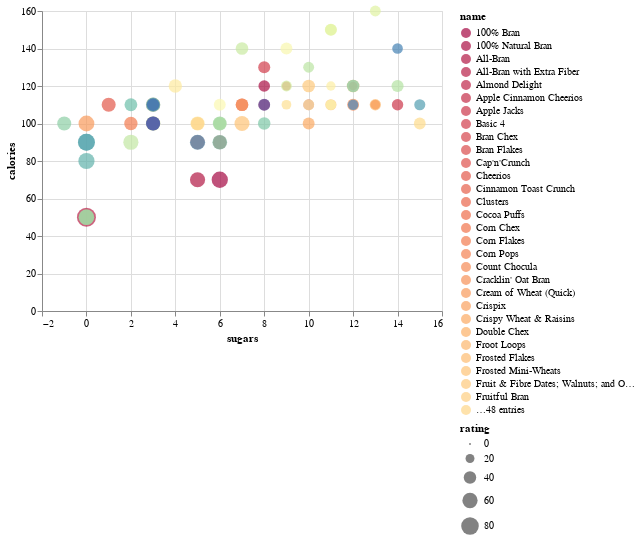

The cell this chart's notebook holds for it:
### Code cell
alt.Chart(data).mark_circle().encode(
    x = "sugars",
    y = "calories",
    color=alt.Color('name', scale=alt.Scale(scheme='spectral')),
    size="rating",
    tooltip=["name", "calories"]
)

### Figure 1 — Vega-Lite specification as saved in the notebook (floating-point values rounded to 4 significant figures)
{"config": {"view": {"continuousWidth": 400, "continuousHeight": 300}}, "data": {"name": "data-196e6fc0a9df09b355860ba5d36a663a"}, "mark": "circle", "encoding": {"color": {"type": "nominal", "field": "name", "scale": {"scheme": "spectral"}}, "size": {"type": "quantitative", "field": "rating"}, "tooltip": [{"type": "nominal", "field": "name"}, {"type": "quantitative", "field": "calories"}], "x": {"type": "quantitative", "field": "sugars"}, "y": {"type": "quantitative", "field": "calories"}}, "$schema": "https://vega.github.io/schema/vega-lite/v4.8.1.json", "datasets": {"data-196e6fc0a9df09b355860ba5d36a663a": [{"name": "100% Bran", "mfr": "N", "type": "C", "calories": 70, "protein": 4, "fat": 1, "sodium": 130, "fiber": 10.0, "carbo": 5.0, "sugars": 6, "potass": 280, "vitamins": 25, "shelf": 3, "weight": 1.0, "cups": 0.33, "rating": 68.4}, {"name": "100% Natural Bran", "mfr": "Q", "type": "C", "calories": 120, "protein": 3, "fat": 5, "sodium": 15, "fiber": 2.0, "carbo": 8.0, "sugars": 8, "potass": 135, "vitamins": 0, "shelf": 3, "weight": 1.0, "cups": 1.0, "rating": 33.98}, {"name": "All-Bran", "mfr": "K", "type": "C", "calories": 70, "protein": 4, "fat": 1, "sodium": 260, "fiber": 9.0, "carbo": 7.0, "sugars": 5, "potass": 320, "vitamins": 25, "shelf": 3, "weight": 1.0, "cups": 0.33, "rating": 59.43}, {"name": "All-Bran with Extra Fiber", "mfr": "K", "type": "C", "calories": 50, "protein": 4, "fat": 0, "sodium": 140, "fiber": 14.0, "carbo": 8.0, "sugars": 0, "potass": 330, "vitamins": 25, "shelf": 3, "weight": 1.0, "cups": 0.5, "rating": 93.7}, {"name": "Almond Delight", "mfr": "R", "type": "C", "calories": 110, "protein": 2, "fat": 2, "sodium": 200, "fiber": 1.0, "carbo": 14.0, "sugars": 8, "potass": -1, "vitamins": 25, "shelf": 3, "weight": 1.0, "cups": 0.75, "rating": 34.38}, {"name": "Apple Cinnamon Cheerios", "mfr": "G", "type": "C", "calories": 110, "protein": 2, "fat": 2, "sodium": 180, "fiber": 1.5, "carbo": 10.5, "sugars": 10, "potass": 70, "vitamins": 25, "shelf": 1, "weight": 1.0, "cups": 0.75, "rating": 29.51}, {"name": "Apple Jacks", "mfr": "K", "type": "C", "calories": 110, "protein": 2, "fat": 0, "sodium": 125, "fiber": 1.0, "carbo": 11.0, "sugars": 14, "potass": 30, "vitamins": 25, "shelf": 2, "weight": 1.0, "cups": 1.0, "rating": 33.17}, {"name": "Basic 4", "mfr": "G", "type": "C", "calories": 130, "protein": 3, "fat": 2, "sodium": 210, "fiber": 2.0, "carbo": 18.0, "sugars": 8, "potass": 100, "vitamins": 25, "shelf": 3, "weight": 1.33, "cups": 0.75, "rating": 37.04}, {"name": "Bran Chex", "mfr": "R", "type": "C", "calories": 90, "protein": 2, "fat": 1, "sodium": 200, "fiber": 4.0, "carbo": 15.0, "sugars": 6, "potass": 125, "vitamins": 25, "shelf": 1, "weight": 1.0, "cups": 0.67, "rating": 49.12}, {"name": "Bran Flakes", "mfr": "P", "type": "C", "calories": 90, "protein": 3, "fat": 0, "sodium": 210, "fiber": 5.0, "carbo": 13.0, "sugars": 5, "potass": 190, "vitamins": 25, "shelf": 3, "weight": 1.0, "cups": 0.67, "rating": 53.31}, {"name": "Cap'n'Crunch", "mfr": "Q", "type": "C", "calories": 120, "protein": 1, "fat": 2, "sodium": 220, "fiber": 0.0, "carbo": 12.0, "sugars": 12, "potass": 35, "vitamins": 25, "shelf": 2, "weight": 1.0, "cups": 0.75, "rating": 18.04}, {"name": "Cheerios", "mfr": "G", "type": "C", "calories": 110, "protein": 6, "fat": 2, "sodium": 290, "fiber": 2.0, "carbo": 17.0, "sugars": 1, "potass": 105, "vitamins": 25, "shelf": 1, "weight": 1.0, "cups": 1.25, "rating": 50.76}, {"name": "Cinnamon Toast Crunch", "mfr": "G", "type": "C", "calories": 120, "protein": 1, "fat": 3, "sodium": 210, "fiber": 0.0, "carbo": 13.0, "sugars": 9, "potass": 45, "vitamins": 25, "shelf": 2, "weight": 1.0, "cups": 0.75, "rating": 19.82}, {"name": "Clusters", "mfr": "G", "type": "C", "calories": 110, "protein": 3, "fat": 2, "sodium": 140, "fiber": 2.0, "carbo": 13.0, "sugars": 7, "potass": 105, "vitamins": 25, "shelf": 3, "weight": 1.0, "cups": 0.5, "rating": 40.4}, {"name": "Cocoa Puffs", "mfr": "G", "type": "C", "calories": 110, "protein": 1, "fat": 1, "sodium": 180, "fiber": 0.0, "carbo": 12.0, "sugars": 13, "potass": 55, "vitamins": 25, "shelf": 2, "weight": 1.0, "cups": 1.0, "rating": 22.74}, {"name": "Corn Chex", "mfr": "R", "type": "C", "calories": 110, "protein": 2, "fat": 0, "sodium": 280, "fiber": 0.0, "carbo": 22.0, "sugars": 3, "potass": 25, "vitamins": 25, "shelf": 1, "weight": 1.0, "cups": 1.0, "rating": 41.45}, {"name": "Corn Flakes", "mfr": "K", "type": "C", "calories": 100, "protein": 2, "fat": 0, "sodium": 290, "fiber": 1.0, "carbo": 21.0, "sugars": 2, "potass": 35, "vitamins": 25, "shelf": 1, "weight": 1.0, "cups": 1.0, "rating": 45.86}, {"name": "Corn Pops", "mfr": "K", "type": "C", "calories": 110, "protein": 1, "fat": 0, "sodium": 90, "fiber": 1.0, "carbo": 13.0, "sugars": 12, "potass": 20, "vitamins": 25, "shelf": 2, "weight": 1.0, "cups": 1.0, "rating": 35.78}, {"name": "Count Chocula", "mfr": "G", "type": "C", "calories": 110, "protein": 1, "fat": 1, "sodium": 180, "fiber": 0.0, "carbo": 12.0, "sugars": 13, "potass": 65, "vitamins": 25, "shelf": 2, "weight": 1.0, "cups": 1.0, "rating": 22.4}, {"name": "Cracklin' Oat Bran", "mfr": "K", "type": "C", "calories": 110, "protein": 3, "fat": 3, "sodium": 140, "fiber": 4.0, "carbo": 10.0, "sugars": 7, "potass": 160, "vitamins": 25, "shelf": 3, "weight": 1.0, "cups": 0.5, "rating": 40.45}, {"name": "Cream of Wheat (Quick)", "mfr": "N", "type": "H", "calories": 100, "protein": 3, "fat": 0, "sodium": 80, "fiber": 1.0, "carbo": 21.0, "sugars": 0, "potass": -1, "vitamins": 0, "shelf": 2, "weight": 1.0, "cups": 1.0, "rating": 64.53}, {"name": "Crispix", "mfr": "K", "type": "C", "calories": 110, "protein": 2, "fat": 0, "sodium": 220, "fiber": 1.0, "carbo": 21.0, "sugars": 3, "potass": 30, "vitamins": 25, "shelf": 3, "weight": 1.0, "cups": 1.0, "rating": 46.9}, {"name": "Crispy Wheat & Raisins", "mfr": "G", "type": "C", "calories": 100, "protein": 2, "fat": 1, "sodium": 140, "fiber": 2.0, "carbo": 11.0, "sugars": 10, "potass": 120, "vitamins": 25, "shelf": 3, "weight": 1.0, "cups": 0.75, "rating": 36.18}, {"name": "Double Chex", "mfr": "R", "type": "C", "calories": 100, "protein": 2, "fat": 0, "sodium": 190, "fiber": 1.0, "carbo": 18.0, "sugars": 5, "potass": 80, "vitamins": 25, "shelf": 3, "weight": 1.0, "cups": 0.75, "rating": 44.33}, {"name": "Froot Loops", "mfr": "K", "type": "C", "calories": 110, "protein": 2, "fat": 1, "sodium": 125, "fiber": 1.0, "carbo": 11.0, "sugars": 13, "potass": 30, "vitamins": 25, "shelf": 2, "weight": 1.0, "cups": 1.0, "rating": 32.21}, {"name": "Frosted Flakes", "mfr": "K", "type": "C", "calories": 110, "protein": 1, "fat": 0, "sodium": 200, "fiber": 1.0, "carbo": 14.0, "sugars": 11, "potass": 25, "vitamins": 25, "shelf": 1, "weight": 1.0, "cups": 0.75, "rating": 31.44}, {"name": "Frosted Mini-Wheats", "mfr": "K", "type": "C", "calories": 100, "protein": 3, "fat": 0, "sodium": 0, "fiber": 3.0, "carbo": 14.0, "sugars": 7, "potass": 100, "vitamins": 25, "shelf": 2, "weight": 1.0, "cups": 0.8, "rating": 58.35}, {"name": "Fruit & Fibre Dates; Walnuts; and Oats", "mfr": "P", "type": "C", "calories": 120, "protein": 3, "fat": 2, "sodium": 160, "fiber": 5.0, "carbo": 12.0, "sugars": 10, "potass": 200, "vitamins": 25, "shelf": 3, "weight": 1.25, "cups": 0.67, "rating": 40.92}, {"name": "Fruitful Bran", "mfr": "K", "type": "C", "calories": 120, "protein": 3, "fat": 0, "sodium": 240, "fiber": 5.0, "carbo": 14.0, "sugars": 12, "potass": 190, "vitamins": 25, "shelf": 3, "weight": 1.33, "cups": 0.67, "rating": 41.02}, {"name": "Fruity Pebbles", "mfr": "P", "type": "C", "calories": 110, "protein": 1, "fat": 1, "sodium": 135, "fiber": 0.0, "carbo": 13.0, "sugars": 12, "potass": 25, "vitamins": 25, "shelf": 2, "weight": 1.0, "cups": 0.75, "rating": 28.03}, {"name": "Golden Crisp", "mfr": "P", "type": "C", "calories": 100, "protein": 2, "fat": 0, "sodium": 45, "fiber": 0.0, "carbo": 11.0, "sugars": 15, "potass": 40, "vitamins": 25, "shelf": 1, "weight": 1.0, "cups": 0.88, "rating": 35.25}, {"name": "Golden Grahams", "mfr": "G", "type": "C", "calories": 110, "protein": 1, "fat": 1, "sodium": 280, "fiber": 0.0, "carbo": 15.0, "sugars": 9, "potass": 45, "vitamins": 25, "shelf": 2, "weight": 1.0, "cups": 0.75, "rating": 23.8}, {"name": "Grape Nuts Flakes", "mfr": "P", "type": "C", "calories": 100, "protein": 3, "fat": 1, "sodium": 140, "fiber": 3.0, "carbo": 15.0, "sugars": 5, "potass": 85, "vitamins": 25, "shelf": 3, "weight": 1.0, "cups": 0.88, "rating": 52.08}, {"name": "Grape-Nuts", "mfr": "P", "type": "C", "calories": 110, "protein": 3, "fat": 0, "sodium": 170, "fiber": 3.0, "carbo": 17.0, "sugars": 3, "potass": 90, "vitamins": 25, "shelf": 3, "weight": 1.0, "cups": 0.25, "rating": 53.37}, {"name": "Great Grains Pecan", "mfr": "P", "type": "C", "calories": 120, "protein": 3, "fat": 3, "sodium": 75, "fiber": 3.0, "carbo": 13.0, "sugars": 4, "potass": 100, "vitamins": 25, "shelf": 3, "weight": 1.0, "cups": 0.33, "rating": 45.81}, {"name": "Honey Graham Ohs", "mfr": "Q", "type": "C", "calories": 120, "protein": 1, "fat": 2, "sodium": 220, "fiber": 1.0, "carbo": 12.0, "sugars": 11, "potass": 45, "vitamins": 25, "shelf": 2, "weight": 1.0, "cups": 1.0, "rating": 21.87}, {"name": "Honey Nut Cheerios", "mfr": "G", "type": "C", "calories": 110, "protein": 3, "fat": 1, "sodium": 250, "fiber": 1.5, "carbo": 11.5, "sugars": 10, "potass": 90, "vitamins": 25, "shelf": 1, "weight": 1.0, "cups": 0.75, "rating": 31.07}, {"name": "Honey-comb", "mfr": "P", "type": "C", "calories": 110, "protein": 1, "fat": 0, "sodium": 180, "fiber": 0.0, "carbo": 14.0, "sugars": 11, "potass": 35, "vitamins": 25, "shelf": 1, "weight": 1.0, "cups": 1.33, "rating": 28.74}, {"name": "Just Right Crunchy  Nuggets", "mfr": "K", "type": "C", "calories": 110, "protein": 2, "fat": 1, "sodium": 170, "fiber": 1.0, "carbo": 17.0, "sugars": 6, "potass": 60, "vitamins": 100, "shelf": 3, "weight": 1.0, "cups": 1.0, "rating": 36.52}, {"name": "Just Right Fruit & Nut", "mfr": "K", "type": "C", "calories": 140, "protein": 3, "fat": 1, "sodium": 170, "fiber": 2.0, "carbo": 20.0, "sugars": 9, "potass": 95, "vitamins": 100, "shelf": 3, "weight": 1.3, "cups": 0.75, "rating": 36.47}, {"name": "Kix", "mfr": "G", "type": "C", "calories": 110, "protein": 2, "fat": 1, "sodium": 260, "fiber": 0.0, "carbo": 21.0, "sugars": 3, "potass": 40, "vitamins": 25, "shelf": 2, "weight": 1.0, "cups": 1.5, "rating": 39.24}, {"name": "Life", "mfr": "Q", "type": "C", "calories": 100, "protein": 4, "fat": 2, "sodium": 150, "fiber": 2.0, "carbo": 12.0, "sugars": 6, "potass": 95, "vitamins": 25, "shelf": 2, "weight": 1.0, "cups": 0.67, "rating": 45.33}, {"name": "Lucky Charms", "mfr": "G", "type": "C", "calories": 110, "protein": 2, "fat": 1, "sodium": 180, "fiber": 0.0, "carbo": 12.0, "sugars": 12, "potass": 55, "vitamins": 25, "shelf": 2, "weight": 1.0, "cups": 1.0, "rating": 26.73}, {"name": "Maypo", "mfr": "A", "type": "H", "calories": 100, "protein": 4, "fat": 1, "sodium": 0, "fiber": 0.0, "carbo": 16.0, "sugars": 3, "potass": 95, "vitamins": 25, "shelf": 2, "weight": 1.0, "cups": 1.0, "rating": 54.85}, {"name": "Muesli Raisins; Dates; & Almonds", "mfr": "R", "type": "C", "calories": 150, "protein": 4, "fat": 3, "sodium": 95, "fiber": 3.0, "carbo": 16.0, "sugars": 11, "potass": 170, "vitamins": 25, "shelf": 3, "weight": 1.0, "cups": 1.0, "rating": 37.14}, {"name": "Muesli Raisins; Peaches; & Pecans", "mfr": "R", "type": "C", "calories": 150, "protein": 4, "fat": 3, "sodium": 150, "fiber": 3.0, "carbo": 16.0, "sugars": 11, "potass": 170, "vitamins": 25, "shelf": 3, "weight": 1.0, "cups": 1.0, "rating": 34.14}, {"name": "Mueslix Crispy Blend", "mfr": "K", "type": "C", "calories": 160, "protein": 3, "fat": 2, "sodium": 150, "fiber": 3.0, "carbo": 17.0, "sugars": 13, "potass": 160, "vitamins": 25, "shelf": 3, "weight": 1.5, "cups": 0.67, "rating": 30.31}, {"name": "Multi-Grain Cheerios", "mfr": "G", "type": "C", "calories": 100, "protein": 2, "fat": 1, "sodium": 220, "fiber": 2.0, "carbo": 15.0, "sugars": 6, "potass": 90, "vitamins": 25, "shelf": 1, "weight": 1.0, "cups": 1.0, "rating": 40.11}, {"name": "Nut&Honey Crunch", "mfr": "K", "type": "C", "calories": 120, "protein": 2, "fat": 1, "sodium": 190, "fiber": 0.0, "carbo": 15.0, "sugars": 9, "potass": 40, "vitamins": 25, "shelf": 2, "weight": 1.0, "cups": 0.67, "rating": 29.92}, {"name": "Nutri-Grain Almond-Raisin", "mfr": "K", "type": "C", "calories": 140, "protein": 3, "fat": 2, "sodium": 220, "fiber": 3.0, "carbo": 21.0, "sugars": 7, "potass": 130, "vitamins": 25, "shelf": 3, "weight": 1.33, "cups": 0.67, "rating": 40.69}, {"name": "Nutri-grain Wheat", "mfr": "K", "type": "C", "calories": 90, "protein": 3, "fat": 0, "sodium": 170, "fiber": 3.0, "carbo": 18.0, "sugars": 2, "potass": 90, "vitamins": 25, "shelf": 3, "weight": 1.0, "cups": 1.0, "rating": 59.64}, {"name": "Oatmeal Raisin Crisp", "mfr": "G", "type": "C", "calories": 130, "protein": 3, "fat": 2, "sodium": 170, "fiber": 1.5, "carbo": 13.5, "sugars": 10, "potass": 120, "vitamins": 25, "shelf": 3, "weight": 1.25, "cups": 0.5, "rating": 30.45}, {"name": "Post Nat. Raisin Bran", "mfr": "P", "type": "C", "calories": 120, "protein": 3, "fat": 1, "sodium": 200, "fiber": 6.0, "carbo": 11.0, "sugars": 14, "potass": 260, "vitamins": 25, "shelf": 3, "weight": 1.33, "cups": 0.67, "rating": 37.84}, {"name": "Product 19", "mfr": "K", "type": "C", "calories": 100, "protein": 3, "fat": 0, "sodium": 320, "fiber": 1.0, "carbo": 20.0, "sugars": 3, "potass": 45, "vitamins": 100, "shelf": 3, "weight": 1.0, "cups": 1.0, "rating": 41.5}, {"name": "Puffed Rice", "mfr": "Q", "type": "C", "calories": 50, "protein": 1, "fat": 0, "sodium": 0, "fiber": 0.0, "carbo": 13.0, "sugars": 0, "potass": 15, "vitamins": 0, "shelf": 3, "weight": 0.5, "cups": 1.0, "rating": 60.76}, {"name": "Puffed Wheat", "mfr": "Q", "type": "C", "calories": 50, "protein": 2, "fat": 0, "sodium": 0, "fiber": 1.0, "carbo": 10.0, "sugars": 0, "potass": 50, "vitamins": 0, "shelf": 3, "weight": 0.5, "cups": 1.0, "rating": 63.01}, {"name": "Quaker Oat Squares", "mfr": "Q", "type": "C", "calories": 100, "protein": 4, "fat": 1, "sodium": 135, "fiber": 2.0, "carbo": 14.0, "sugars": 6, "potass": 110, "vitamins": 25, "shelf": 3, "weight": 1.0, "cups": 0.5, "rating": 49.51}, {"name": "Quaker Oatmeal", "mfr": "Q", "type": "H", "calories": 100, "protein": 5, "fat": 2, "sodium": 0, "fiber": 2.7, "carbo": -1.0, "sugars": -1, "potass": 110, "vitamins": 0, "shelf": 1, "weight": 1.0, "cups": 0.67, "rating": 50.83}, {"name": "Raisin Bran", "mfr": "K", "type": "C", "calories": 120, "protein": 3, "fat": 1, "sodium": 210, "fiber": 5.0, "carbo": 14.0, "sugars": 12, "potass": 240, "vitamins": 25, "shelf": 2, "weight": 1.33, "cups": 0.75, "rating": 39.26}, {"name": "Raisin Nut Bran", "mfr": "G", "type": "C", "calories": 100, "protein": 3, "fat": 2, "sodium": 140, "fiber": 2.5, "carbo": 10.5, "sugars": 8, "potass": 140, "vitamins": 25, "shelf": 3, "weight": 1.0, "cups": 0.5, "rating": 39.7}, {"name": "Raisin Squares", "mfr": "K", "type": "C", "calories": 90, "protein": 2, "fat": 0, "sodium": 0, "fiber": 2.0, "carbo": 15.0, "sugars": 6, "potass": 110, "vitamins": 25, "shelf": 3, "weight": 1.0, "cups": 0.5, "rating": 55.33}, {"name": "Rice Chex", "mfr": "R", "type": "C", "calories": 110, "protein": 1, "fat": 0, "sodium": 240, "fiber": 0.0, "carbo": 23.0, "sugars": 2, "potass": 30, "vitamins": 25, "shelf": 1, "weight": 1.0, "cups": 1.13, "rating": 42.0}, {"name": "Rice Krispies", "mfr": "K", "type": "C", "calories": 110, "protein": 2, "fat": 0, "sodium": 290, "fiber": 0.0, "carbo": 22.0, "sugars": 3, "potass": 35, "vitamins": 25, "shelf": 1, "weight": 1.0, "cups": 1.0, "rating": 40.56}, {"name": "Shredded Wheat", "mfr": "N", "type": "C", "calories": 80, "protein": 2, "fat": 0, "sodium": 0, "fiber": 3.0, "carbo": 16.0, "sugars": 0, "potass": 95, "vitamins": 0, "shelf": 1, "weight": 0.83, "cups": 1.0, "rating": 68.24}, {"name": "Shredded Wheat 'n'Bran", "mfr": "N", "type": "C", "calories": 90, "protein": 3, "fat": 0, "sodium": 0, "fiber": 4.0, "carbo": 19.0, "sugars": 0, "potass": 140, "vitamins": 0, "shelf": 1, "weight": 1.0, "cups": 0.67, "rating": 74.47}, {"name": "Shredded Wheat spoon size", "mfr": "N", "type": "C", "calories": 90, "protein": 3, "fat": 0, "sodium": 0, "fiber": 3.0, "carbo": 20.0, "sugars": 0, "potass": 120, "vitamins": 0, "shelf": 1, "weight": 1.0, "cups": 0.67, "rating": 72.8}, {"name": "Smacks", "mfr": "K", "type": "C", "calories": 110, "protein": 2, "fat": 1, "sodium": 70, "fiber": 1.0, "carbo": 9.0, "sugars": 15, "potass": 40, "vitamins": 25, "shelf": 2, "weight": 1.0, "cups": 0.75, "rating": 31.23}, {"name": "Special K", "mfr": "K", "type": "C", "calories": 110, "protein": 6, "fat": 0, "sodium": 230, "fiber": 1.0, "carbo": 16.0, "sugars": 3, "potass": 55, "vitamins": 25, "shelf": 1, "weight": 1.0, "cups": 1.0, "rating": 53.13}, {"name": "Strawberry Fruit Wheats", "mfr": "N", "type": "C", "calories": 90, "protein": 2, "fat": 0, "sodium": 15, "fiber": 3.0, "carbo": 15.0, "sugars": 5, "potass": 90, "vitamins": 25, "shelf": 2, "weight": 1.0, "cups": 1.0, "rating": 59.36}, {"name": "Total Corn Flakes", "mfr": "G", "type": "C", "calories": 110, "protein": 2, "fat": 1, "sodium": 200, "fiber": 0.0, "carbo": 21.0, "sugars": 3, "potass": 35, "vitamins": 100, "shelf": 3, "weight": 1.0, "cups": 1.0, "rating": 38.84}, {"name": "Total Raisin Bran", "mfr": "G", "type": "C", "calories": 140, "protein": 3, "fat": 1, "sodium": 190, "fiber": 4.0, "carbo": 15.0, "sugars": 14, "potass": 230, "vitamins": 100, "shelf": 3, "weight": 1.5, "cups": 1.0, "rating": 28.59}, {"name": "Total Whole Grain", "mfr": "G", "type": "C", "calories": 100, "protein": 3, "fat": 1, "sodium": 200, "fiber": 3.0, "carbo": 16.0, "sugars": 3, "potass": 110, "vitamins": 100, "shelf": 3, "weight": 1.0, "cups": 1.0, "rating": 46.66}, {"name": "Triples", "mfr": "G", "type": "C", "calories": 110, "protein": 2, "fat": 1, "sodium": 250, "fiber": 0.0, "carbo": 21.0, "sugars": 3, "potass": 60, "vitamins": 25, "shelf": 3, "weight": 1.0, "cups": 0.75, "rating": 39.11}, {"name": "Trix", "mfr": "G", "type": "C", "calories": 110, "protein": 1, "fat": 1, "sodium": 140, "fiber": 0.0, "carbo": 13.0, "sugars": 12, "potass": 25, "vitamins": 25, "shelf": 2, "weight": 1.0, "cups": 1.0, "rating": 27.75}, {"name": "Wheat Chex", "mfr": "R", "type": "C", "calories": 100, "protein": 3, "fat": 1, "sodium": 230, "fiber": 3.0, "carbo": 17.0, "sugars": 3, "potass": 115, "vitamins": 25, "shelf": 1, "weight": 1.0, "cups": 0.67, "rating": 49.79}, {"name": "Wheaties", "mfr": "G", "type": "C", "calories": 100, "protein": 3, "fat": 1, "sodium": 200, "fiber": 3.0, "carbo": 17.0, "sugars": 3, "potass": 110, "vitamins": 25, "shelf": 1, "weight": 1.0, "cups": 1.0, "rating": 51.59}, {"name": "Wheaties Honey Gold", "mfr": "G", "type": "C", "calories": 110, "protein": 2, "fat": 1, "sodium": 200, "fiber": 1.0, "carbo": 16.0, "sugars": 8, "potass": 60, "vitamins": 25, "shelf": 1, "weight": 1.0, "cups": 0.75, "rating": 36.19}]}}
